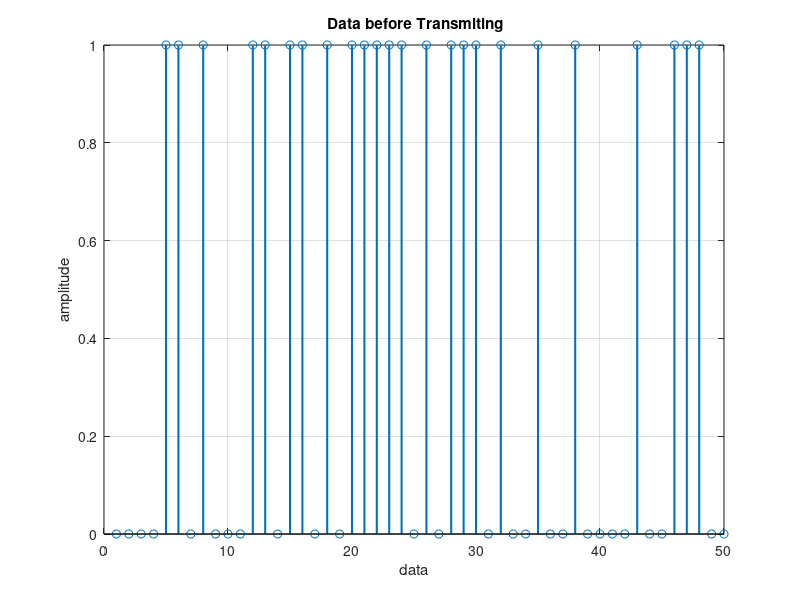

MATLAB code to generate this figure: (Note: this script raises an error after producing the figure.)
clc;
clear all;
close all;

cnt=0;
%data=[0 1 0 1 1 1 0 1 1 1 1 1 0 1]; % information must be of even bit
data = randn(50,1);
for i=1:length(data)
    if data(i)<=0
        data(i)=0;
        %disp("data is: "+data(i));
    elseif data(i)>0
        data(i)=1;
    end
end
%Number_of_bit=1024;
%data=randint(Number_of_bit,1);
figure(1)
stem(data, 'linewidth',1.5), grid on;
title('  Data before Transmiting ');
xlabel("data");
ylabel("amplitude");
axis([ 0 length(data) 0 1]);
data_NRZ=2*data-1; % Data Represented at NRZ form for QPSK modulation
s_p_data=reshape(data_NRZ,2,length(data)/2);  % S/P convertion of data
br=10.^6; %Let us transmission bit rate  1000000
f=br; % minimum carrier frequency
T=1/br; % bit duration
t=T/99:T/99:T; % Time vector for one bit information

% XXXXXXXXXXXXXXXXXXXXXXX QPSK modulation  XXXXXXXXXXXXXXXXXXXXXXXXXXXXXXXXX
y=[];
y_in=[];
y_qd=[];
y_noise = [];

for i=1:length(data)/2
    y1=s_p_data(1,i)*cos(2*pi*f*t); % inphase component
    %disp("size of y1: "+size(t));
    y2=s_p_data(2,i)*sin(2*pi*f*t) ;% Quadrature component
    y_in=[y_in y1]; % inphase signal vector
    y_qd=[y_qd y2]; %quadrature signal vector
    %noise = awgn(i,0,'measured');
    %noise = s_p_data(1,i)*(sin(2*pi*f*t)+randn(1,99));
    noise = ((sqrt(0.1)*(randn(1,99)+randn(1,99)))); %noise component
    %disp("size of noise is: "+size(noise));
    y_noise = [y_noise noise]; % noise vector
    y=[y y1+y2+noise]; % modulated signal vector
    %disp(y);
end

disp("size of the noise"+size(y_noise));
Tx_sig=y; % transmitting signal after modulation
tt=T/99:T/99:(T*length(data))/2;
figure(2)
disp("size of tt: "+size(tt));

subplot(4,1,1);
plot(tt,y_in,'linewidth',3), grid on;
title(' wave form for inphase component in QPSK modulation ');
xlabel('time(sec)');
ylabel(' amplitude(volt0)');

subplot(4,1,2);
plot(tt,y_qd,'linewidth',3), grid on;
title(' wave form for Quadrature component in QPSK modulation ');
xlabel('time(sec)');
ylabel(' amplitude(volt0');

subplot(4,1,3);
plot(y_noise,'linewidth',3), grid on;
title(' wave form for noise component in QPSK modulation ');
xlabel('time(sec)');
ylabel(' amplitude(volt0');

subplot(4,1,4);
plot(tt,Tx_sig,'r','linewidth',3), grid on;
title('QPSK modulated signal (sum of inphase and Quadrature phase signal and noise)');
xlabel('time(sec)');
ylabel(' amplitude(volt0');

% XXXXXXXXXXXXXXXXXXXXXXXXXXXX QPSK demodulation XXXXXXXXXXXXXXXXXXXXXXXXXX

Rx_data=[];
Rx_sig=Tx_sig; % Received signal
rx_qd_data=[];
for(i=1:1:length(data)/2)
    %%XXXXXX inphase coherent dector XXXXXXX
    Z_in=Rx_sig((i-1)*length(t)+1:i*length(t)).*cos(2*pi*f*t); 
    % above line indicats multiplication of received & inphase carred signal
    
    Z_in_intg=(trapz(t,Z_in))*(2/T);% integration using trapizodial rule
    if(Z_in_intg>0) % Decession Maker
        Rx_in_data=1;
    else
       Rx_in_data=0; 
    end
    
    %%XXXXXX Quadrature coherent dector XXXXXX
    Z_qd=Rx_sig((i-1)*length(t)+1:i*length(t)).*sin(2*pi*f*t);
    %above line indicat multiplication of received & Quadphase carred signal
    
    Z_qd_intg=(trapz(t,Z_qd))*(2/T);%integration using trapizodial rule
        if (Z_qd_intg>0)% Decession Maker
             Rx_qd_data=1;
        else
            Rx_qd_data=0; 
        end
                
    Rx_data=[Rx_data  Rx_in_data  Rx_qd_data]; % Received Data vector
    rx_qd_data = [rx_qd_data Rx_qd_data];
    
    
end
 disp(Rx_data);
   
disp(length(Rx_data));
for i=1:length(Rx_data)
   if(data(i)~=Rx_data(i))
        cnt = cnt+1;
    end
    disp("data is: "+data(i));
    disp("Receivered data is: "+Rx_data(i));
end%%
figure(3)
stem(Rx_data,'linewidth',1.5) 
title('Information after Receiveing ');
axis([ 0 length(data) 0 1]), grid on;

disp("cnt is: "+cnt);
disp("len of rx: "+length(Rx_data));
bit_error_probability = (cnt/length(Rx_data));
disp("bit error probabilty is:  "+bit_error_probability);
cnt=0;